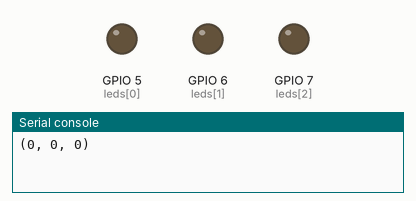
This program was run on a simulated ESP32 board running MicroPython. On the bench: output pins drawn as LEDs (lit = HIGH), the last lines printed to the serial console. At 4.8 s the program stops and its outputs stay as they are.

Above: at 0.1 s.
At 1.3 s:
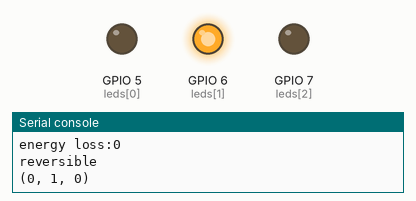
At 2.5 s:
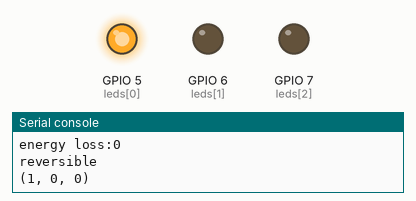
At 4.6 s:
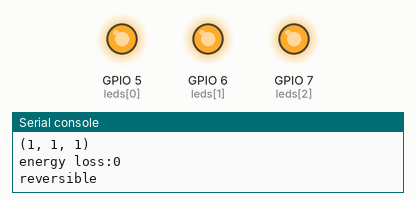
Timing chart, 0 to 6.1 s (numbered marks = the images above):
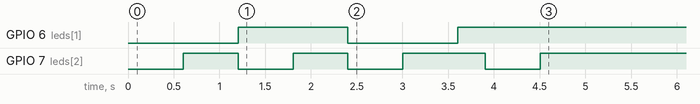

The program:

0131.py
```python
from machine import Pin
import time
import math

kB=1.38e-23
T=300

tatalEsave=0

leds=[Pin(5,Pin.OUT),Pin(6,Pin.OUT),Pin(7,Pin.OUT)]

def display(state):
    for i in range(len(leds)):
        if i < len(state):
            leds[i].value(state[i])
        else:
            leds[i].value(0)

def toffoli(a,b,c):
    return a,b,(a&b)^c

def info_loss(inbit,outbit):
    infoLoss=len(inbit)-len(outbit)
    return max(0,infoLoss)

def energy_loss(infoLoss):
    ELoss=infoLoss*kB*T*math.log(2)
    return max(0,ELoss)

def AND (ina,inb):
    inir=(ina,inb)
    outir=(ina&inb,)
    LossInfo=info_loss(inir,outir)
    return energy_loss(LossInfo)

def back(ina,inb,inc):
    global tatalEsave
    inbit=(ina,inb,inc)
    oua=ina
    oub=inb
    ouc=toffoli(ina,inb,inc)
    print(ouc)
    display(ouc)
    infoLoss=info_loss(inbit,ouc)
    rEloss=energy_loss(infoLoss)
    time.sleep(0.3)
    ooua=oua
    ooub=oub
    oouc=toffoli(oua,oub,ouc[2])
    print(oouc)
    display(oouc)
    print(f"energy loss:{rEloss}")
    irEloss=AND(ina,inb)
    Esave=irEloss-rEloss
    tatalEsave+=Esave
    if ooua==ina:
        if ooub==inb:
            if oouc[2]==inc:
               print("reversible")
            else:
               print("irreversible")
    time.sleep(0.3)

#a=int(input("outputA:"))
#b=int(input("outputB:"))
#c=int(input("outputC:"))
for a in range(2):
    for b in range(2):
        for c in range(2):
            back(a,b,c)

print(f"tatal energy sav:{tatalEsave}")

totalBrainIr=1e25*kB*T*math.log(2)
waterBoilE=4184*80

print(f"ir burns {totalBrainIr/waterBoilE}L water per sec")
```
